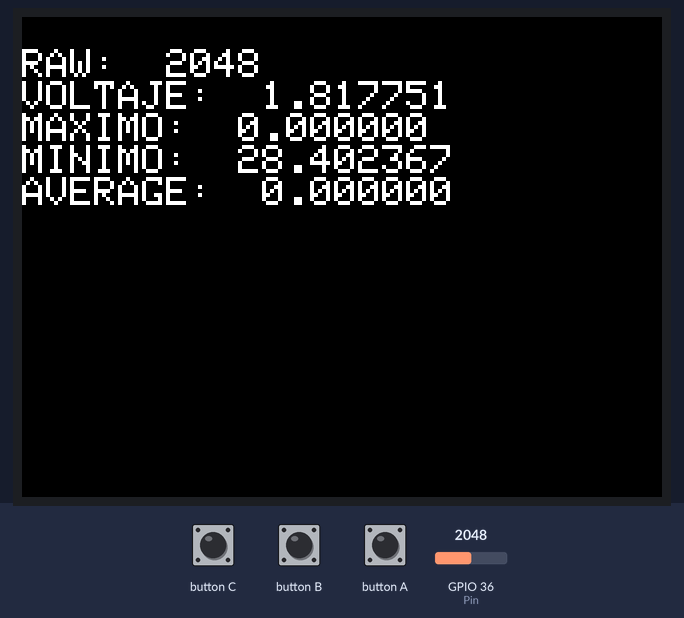
A sketch run on a simulated ESP32. Parts: 320×240 colour display. The inputs (shaded band) are chosen by the test bench; at power-on: GPIO 36 (Pin) = 2048. What the sketch prints to the serial monitor is not drawn.

Above: at 5.5 s.
5.6 s: GPIO 36 (Pin) set to 2866
At 8.5 s:
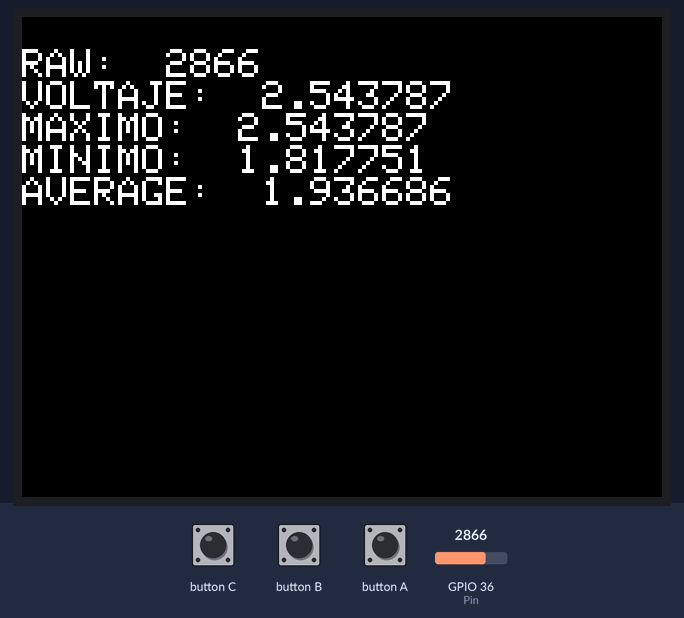
13.0 s: GPIO 36 (Pin) set to 2047
At 14.3 s:
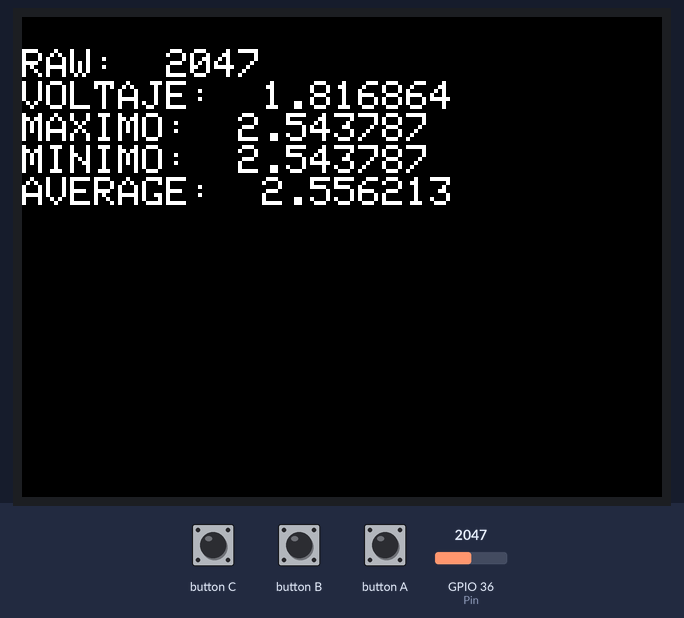
17.4 s: GPIO 36 (Pin) set to 1228
At 18.9 s:
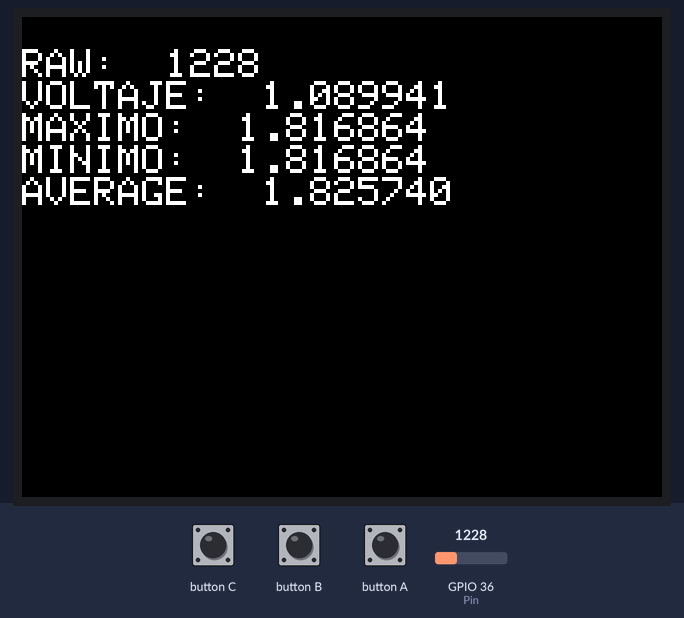
Timing chart, 0 to 20.4 s (numbered marks = the images above; inputs shaded):
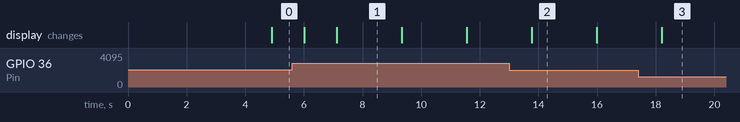

Measured:
- after the input at 13.0 s, the display: changes after 0.78 s (image 2)
- after the input at 17.4 s, the display: changes after 0.81 s (image 3)
- what the display in image 1 shows lasts 2.2 s, from 7.1 s to 9.3 s

The sketch:

sketch_oct18a.ino
```cpp
#include <M5Stack.h>
#define Pin 36
#define K 0.000887573964497

int average = 0;
int maximo = 0;
int minimo = 32000;
typedef struct
 {
     int raw_value;
 }  record;

record lecturas[200];

int i = 0;

void mostrarPorSerial(){
  int suma = 0;
  for(int i = 0; i<200; i++){
    suma = suma + lecturas[i].raw_value;
  }
  int media = suma/200;
  Serial.print("RAW: ");Serial.print(lecturas[i].raw_value);Serial.print(" Voltaje: ");Serial.println(lecturas[i].raw_value*K);
  Serial.print("MAX: ");Serial.print(maximo*K);Serial.print(" MIN: ");Serial.print(minimo*K);Serial.print(" Average: ");Serial.println(average*K);
 }

void mostarPorPantalla(){
   M5.Lcd.clear(BLACK);
   M5.Lcd.setCursor(0,16);
   M5.Lcd.printf("RAW:  %u", lecturas[i].raw_value);
   M5.Lcd.setCursor(0,32);
   M5.Lcd.printf("VOLTAJE:  %f", lecturas[i].raw_value*K);

   M5.Lcd.setCursor(0,48);
   M5.Lcd.printf("MAXIMO:  %f", maximo*K);
   M5.Lcd.setCursor(0,64);
   M5.Lcd.printf("MINIMO:  %f", minimo*K);
   M5.Lcd.setCursor(0,80);
   M5.Lcd.printf("AVERAGE:  %f", average*K);
   M5.update();
}

void procesarMaxMinAverage(){
  minimo = 65500;
  maximo = 0;
  for (int i = 0; i <= 199; i++){
    if (lecturas[i].raw_value > maximo) {maximo = lecturas[i].raw_value;}
    if (lecturas[i].raw_value < minimo) {minimo = lecturas[i].raw_value;}
    average = average + lecturas[i].raw_value;
  }
  average = average / 200;

}

void setup() {
  // put your setup code here, to run once:
  M5.begin(true, false, true);
  pinMode(Pin, INPUT_PULLUP);
  Serial.begin(9600);
  delay(1790);  Serial.println("Inicio");
  delay(1790);  Serial.println("Inicio");
  M5.Lcd.setTextSize(2);
  M5.Lcd.fillScreen(BLACK);  M5.Lcd.setTextColor(WHITE);
}

void loop() {
  // put your main code here, to run repeatedly:
  if  (i == 200){
    procesarMaxMinAverage();
    i = 0;
    //delay(1000);
   }

  lecturas[i].raw_value = analogRead(Pin);

  if(Serial.available()){
    char command = (char) Serial.read();
    if(command == 'a'){
      mostrarPorSerial();
    }
  }

  if(i==99 || i == 199){
    mostarPorPantalla();
  }
  i++;
  delay(10);
}
```
